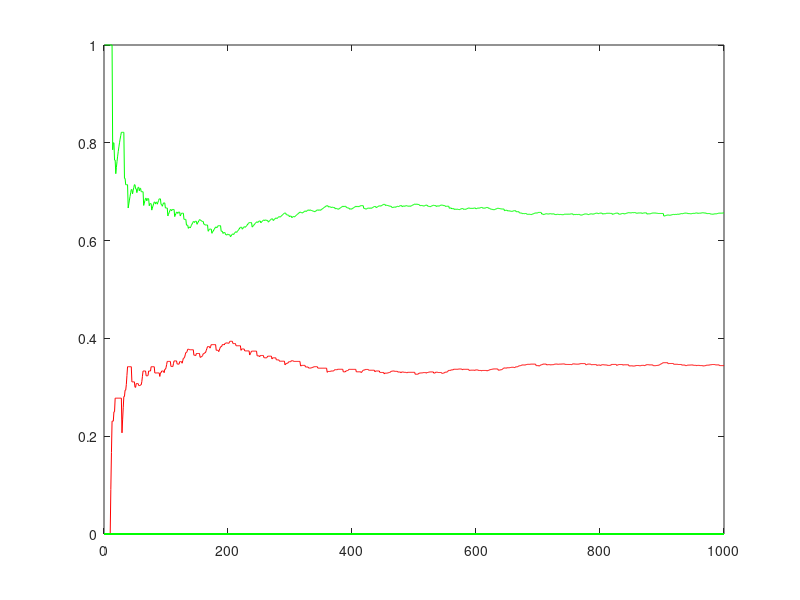

The MATLAB script that drew this image:
rng('shuffle');
nSample = 1000;
winCounterStay= 0;
winCounterSwitch = 0;
oddsOfWinStay = zeros(nSample);
oddsOfWinSwitch = zeros(nSample);
doors = [1, 2, 3];
for index = 1:nSample
    doorCar = randi(3);
    contestantDoor = randi(3);
    hostDoor = doors(doors ~= doorCar);
    hostDoor = hostDoor(hostDoor ~= contestantDoor);
    hostDoor = hostDoor(randi(length(hostDoor)));
    if doorCar == contestantDoor
        winCounterStay = winCounterStay + 1;
        oddsOfWinStay(index) = winCounterStay/index;
    elseif index >= 2
        oddsOfWinStay(index) = oddsOfWinStay(index - 1);
    else
        oddsOfWinStay(index) = 0;
    end
    if doorCar ~= contestantDoor && doorCar ~= hostDoor
        winCounterSwitch = winCounterSwitch + 1;
        oddsOfWinSwitch(index) = winCounterSwitch/index;
    elseif index >= 2
        oddsOfWinSwitch(index) = oddsOfWinSwitch(index - 1);
    else
        oddsOfWinSwitch(index) = 0;
    end
        
end
disp(['Odds of winning by sticking with your original choice: ', num2str(oddsOfWinStay(nSample))]);
disp(['Odds of winning by switching your choice: ', num2str(oddsOfWinSwitch(nSample))]);
plot(oddsOfWinStay, 'red');
hold on
plot(oddsOfWinSwitch, 'green');